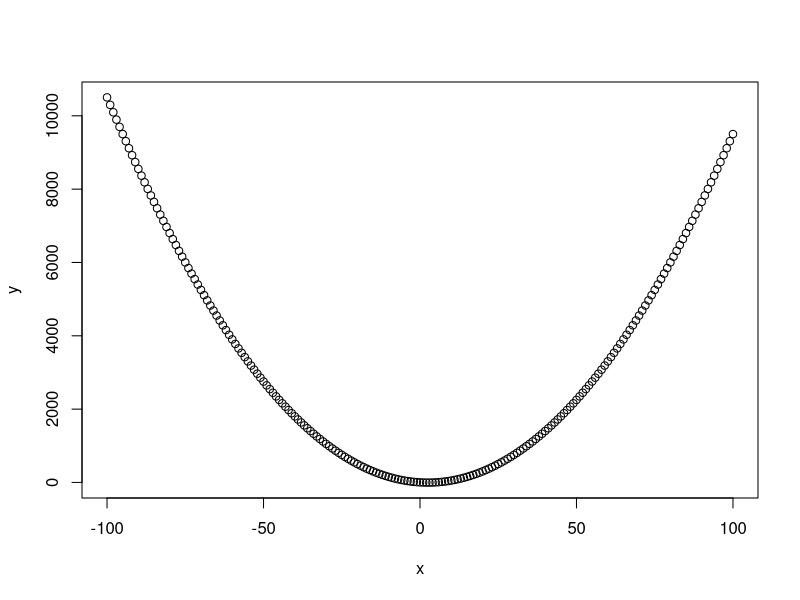

Recreate this plot in R.
## ---- chunk 1
knitr::opts_chunk$set(echo = TRUE)
library(ggplot2)
options(scipen = 1, digits = 16)
## ---- chunk 2
pData = c(-4,1,9,5,0,1,6,9,2)
sData = c(-1,2,1,2,7,-3,1,-3,4)

P = matrix(pData, 3, 3)
S = matrix(sData, 3, 3)

print(P)
print(S)

eigen(P)$values
eigen(S)$values
## ---- chunk 3
A <- c(1, 10, -2, 100) %*% t(c(1, 3, 5, 10))
A[4,3:4] <- 4

print(A)
## ---- chunk 4
x = -100:100
y = x^2 - 5*x + 2

plot(x,y)
## ---- chunk 5
#library("magick")
#a = image_read("Department.png")
#A = as.integer(a[[1]])/256
#redA = A[,,1]
#greenA = A[,,2]
#blueA = A[,,3]
#print(a) # this displays the image in RStudio and knitted documents
## ---- chunk 6
v <- 1:8
print(v)
print(v < 5)
## ---- chunk 7
v[v<5] <- -1
print(v)
## ---- chunk 8
a <- matrix(rnorm(12),3,4) # create a 3x4 matrix with normally distributed entries
a[a<0] <- 0 # set all negative elements to be zero
print(a) # we should see about half zeros, half positive numbers
